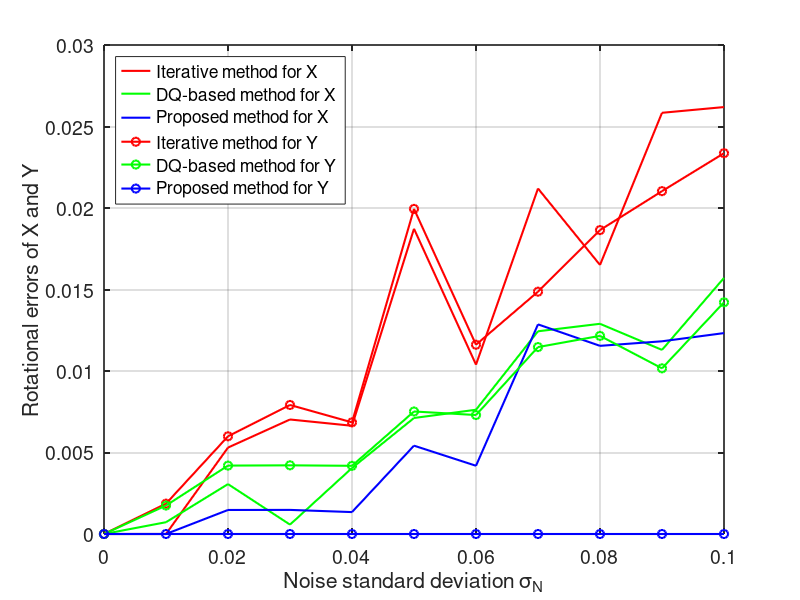
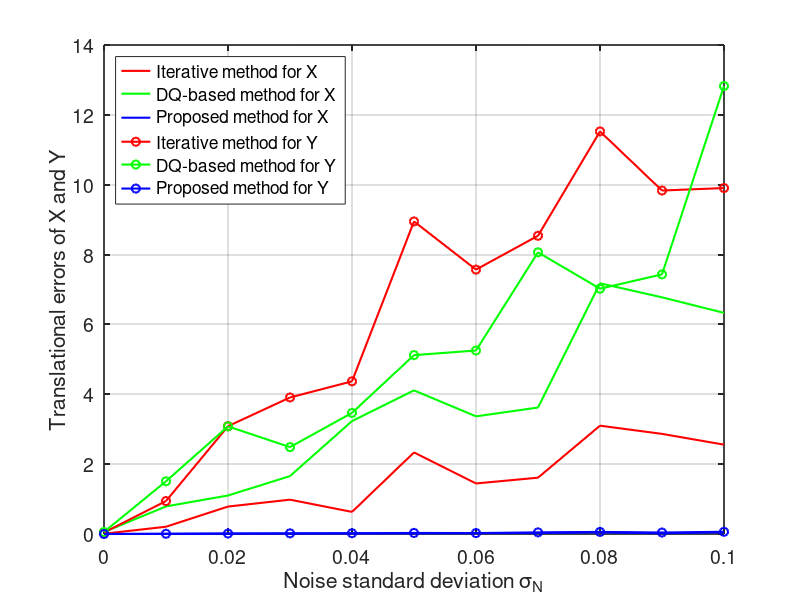
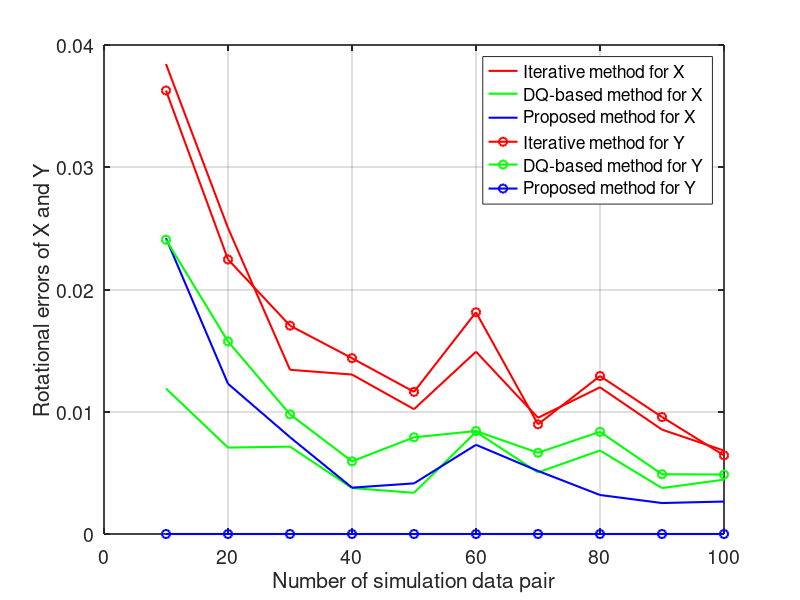
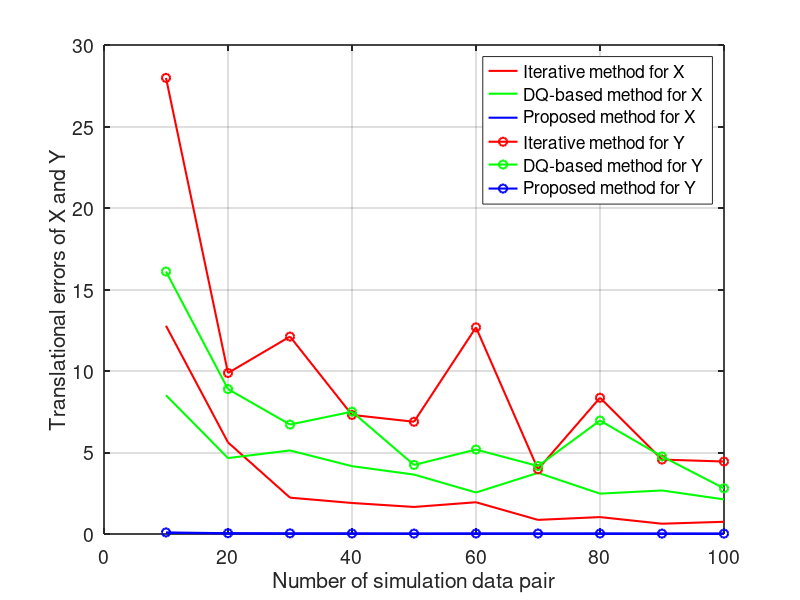

Recreate these plots in MATLAB, in order.
clear;clc;

data1 = load('./sim_solutions/noise.mat');
data2 = load('./sim_solutions/datasets.mat');

noise = data1.coeff;
error_dq = data1.ERROR_DQ;
error_lmi = data1.ERROR_lmi;
error_wang = data1.ERROR_wang;

datasets = data2.Num;
noise1 = data2.coeff;
error1_dq = data2.ERROR_DQ;
error1_lmi = data2.ERROR_lmi;
error1_wang = data2.ERROR_wang;

%% ----------- plot result1 ------------ %%
figure(1),
box on,
hold on,
grid on,
set(gca,'fontsize',14, 'linewidth', 1.2)
plot(noise',error_wang(:,1), 'r','linewidth',1.5);
plot(noise',error_dq(:,1), 'g','linewidth',1.5);
plot(noise',error_lmi(:,1),'b','linewidth',1.5);
plot(noise',error_wang(:,2), 'r-o','linewidth',1.5);
plot(noise',error_dq(:,2), 'g-o','linewidth',1.5);
plot(noise',error_lmi(:,2),'b-o','linewidth',1.5);
xlabel('Noise standard deviation \sigma_N')
ylabel('Rotational errors of X and Y')
legend({'Iterative method for X','DQ-based method for X','Proposed method for X','Iterative method for Y','DQ-based method for Y','Proposed method for Y'},'Location','northwest')

figure(2),
box on,
hold on,
grid on,
set(gca,'fontsize',14, 'linewidth', 1.2)
plot(noise',error_wang(:,3), 'r','linewidth',1.5);
plot(noise',error_dq(:,3), 'g','linewidth',1.5);
plot(noise',error_lmi(:,3),'b','linewidth',1.5);
plot(noise',error_wang(:,4), 'r-o','linewidth',1.5);
plot(noise',error_dq(:,4), 'g-o','linewidth',1.5);
plot(noise',error_lmi(:,4),'b-o','linewidth',1.5);
xlabel('Noise standard deviation \sigma_N')
ylabel('Translational errors of X and Y')
legend({'Iterative method for X','DQ-based method for X','Proposed method for X','Iterative method for Y','DQ-based method for Y','Proposed method for Y'},'Location','northwest')
hold off;

%% ----------- plot result2 ------------ %%
figure(3),
box on,
hold on,
grid on,
set(gca,'fontsize',14, 'linewidth', 1.2)
plot(datasets',error1_wang(:,1), 'r','linewidth',1.5);
plot(datasets',error1_dq(:,1), 'g','linewidth',1.5);
plot(datasets',error1_lmi(:,1),'b','linewidth',1.5);
plot(datasets',error1_wang(:,2), 'r-o','linewidth',1.5);
plot(datasets',error1_dq(:,2), 'g-o','linewidth',1.5);
plot(datasets',error1_lmi(:,2),'b-o','linewidth',1.5);
xlabel('Number of simulation data pair')
ylabel('Rotational errors of X and Y')
legend({'Iterative method for X','DQ-based method for X','Proposed method for X','Iterative method for Y','DQ-based method for Y','Proposed method for Y'},'Location','northeast')

figure(4),
box on,
hold on,
grid on,
set(gca,'fontsize',14, 'linewidth', 1.2)
plot(datasets',error1_wang(:,3), 'r','linewidth',1.5);
plot(datasets',error1_dq(:,3), 'g','linewidth',1.5);
plot(datasets',error1_lmi(:,3),'b','linewidth',1.5);
plot(datasets',error1_wang(:,4), 'r-o','linewidth',1.5);
plot(datasets',error1_dq(:,4), 'g-o','linewidth',1.5);
plot(datasets',error1_lmi(:,4),'b-o','linewidth',1.5);
xlabel('Number of simulation data pair')
ylabel('Translational errors of X and Y')
legend({'Iterative method for X','DQ-based method for X','Proposed method for X','Iterative method for Y','DQ-based method for Y','Proposed method for Y'},'Location','northeast')
hold off;

